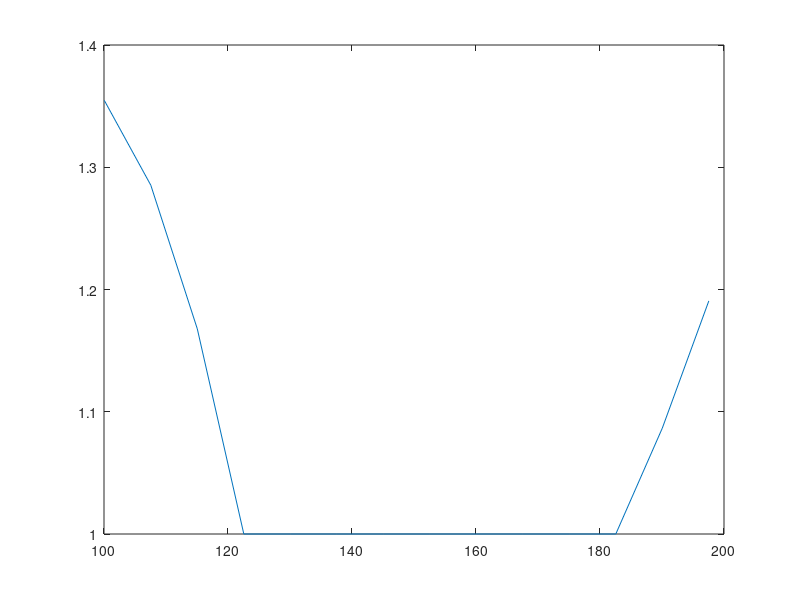

Reproduce this figure in MATLAB.
kx=[];
RL1k=[];
DeltaMx=[];
wo=1;
Qrx=4;
for DeltaM=0.5
 DeltaMx=[DeltaMx, DeltaM];
 k=(1-DeltaM);
 kx=[kx k];
 RL1=[];
 wRL=[];
for w=0.667*wo:0.05:1.33*wo
    a=(Qrx*(w^2-wo^2))/(w*wo);
    b=(1-k^2);
    c=1/((b/a^2)+1);
    d=k^2- (((1-k^2)^2)/a^2);
    Rx=c+ ((sqrt(d))/((b/a^2)+1));
   RL1=[RL1 Rx];
   wRL=[wRL w];
end
RL1k=[RL1k ; RL1];
end 
RL1k(RL1k<=1)=1;


figure();
plot(wRL*150,RL1k)
